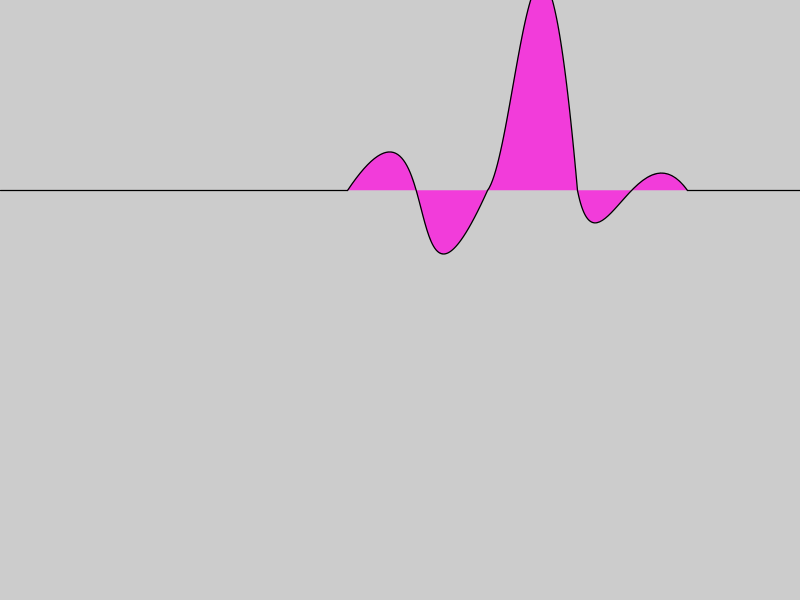
Frame 1 (no input)
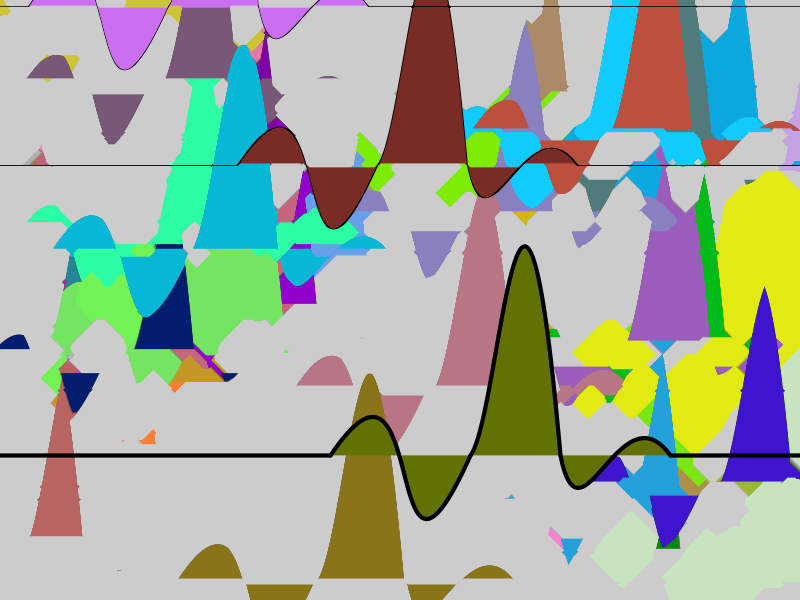
Frame 60 (the mouse pressed at the canvas centre just before this capture)
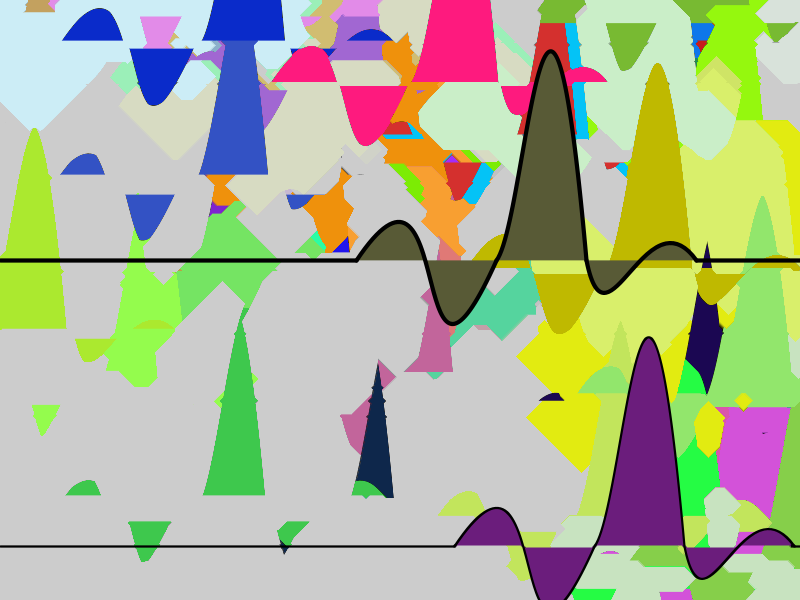
Frame 120 (the mouse held since frame 60 and released just before this capture)

The Processing sketch that drew these frames (run headless with seeded random() and noise(); from frame 60 on, the mouse is pressed at the canvas centre):

// Processing sketch: processing_7202
// ── processing_7202.pde

//ECG Mosaic Version 1.0
//By: Siddharth Mankad
//Portfolio: http://www.behance.net/smmankad/Frame
//(cc)Copyleft 2010, National Institute of Design, PGC, Gandhinagar

void setup()
{
  smooth();
  size(800,600);

  //  drawECG(random(width));
}

void draw()
{
  drawECG(random(width));

  //background(255);
}

void drawECG(float center)
{
  stroke(0);
  strokeWeight(random(5));
  fill(random(255),random(255),random(255));
  filter(DILATE);
  float ry=random(height);
  float rx=random(width);

  float anchor_y1=ry;
  float anchor_y2=ry;

  float cx1=center-70.0;
  float cy1=ry-150.0;

  float cx2=center-70.0;
  float cy2=ry+200.0;

  float startx=center-170;
  float endx=center+170;
  float enddiff = abs(endx-width);

  bezier(0.0,ry,startx/3,ry,startx/2,ry,startx,ry);

  bezier(startx,anchor_y1,cx1,cy1,cx2-50,cy2,center-30,ry);
  bezier(center-30,ry,center,ry-40,center+20,ry-450,center+60,ry);
  bezier(center+60,ry,center+80,ry+100,center+120,ry-70,endx,ry);

  bezier(width,ry,width-10,ry,width-15,ry,endx,ry);

}
